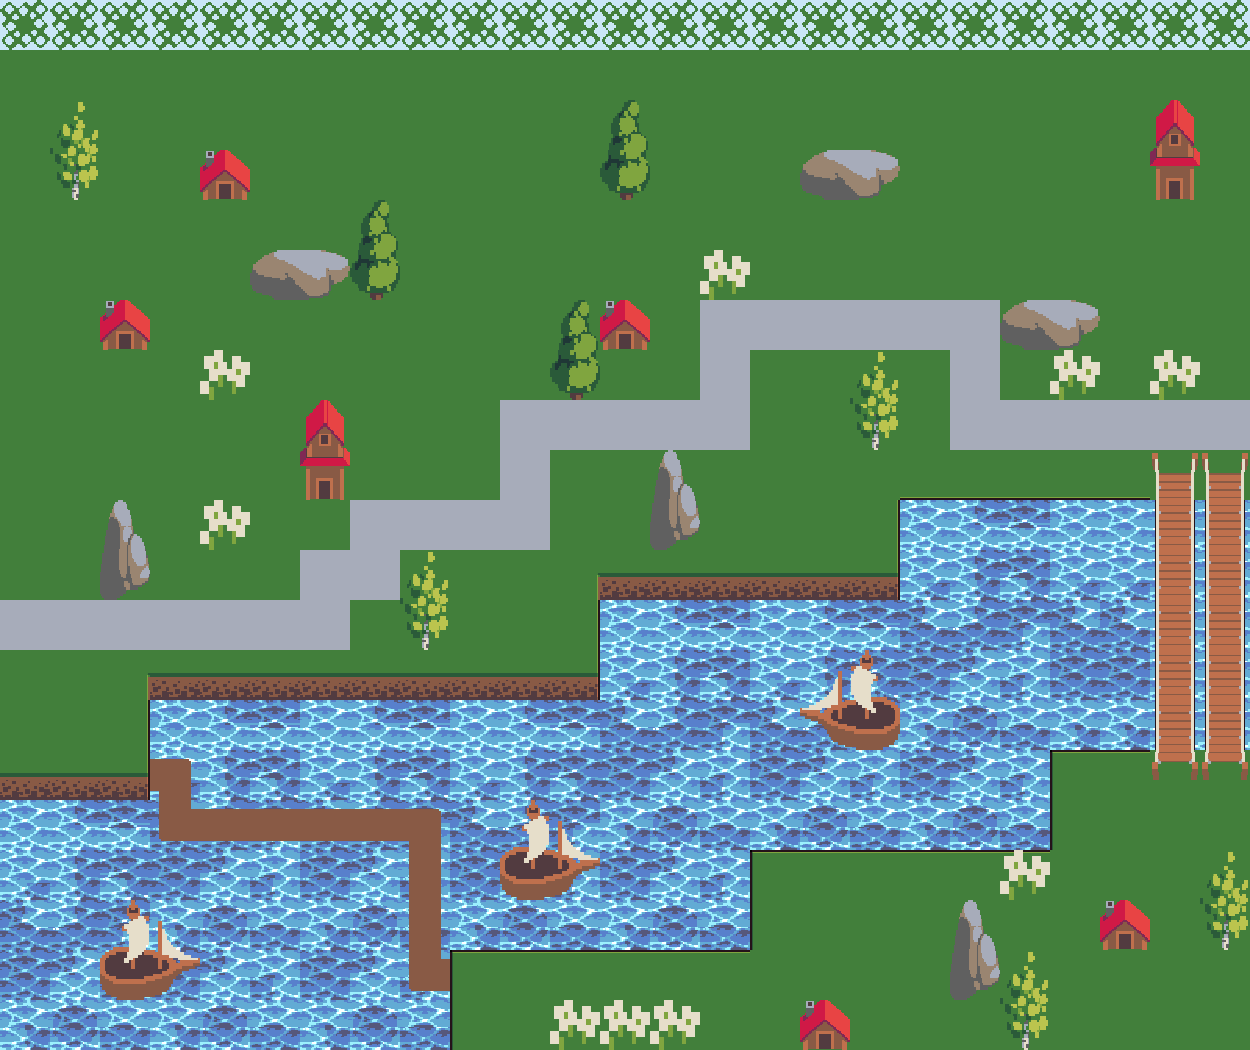

A 2D game scene composited from a Tiled map and its tileset images. What follows is a short description and the map's XML, with every tile layer's data as written:
An orthogonal 25x21 tile map with 50x50 px tiles, 3 tile layers (Слой тайлов 1, Слой тайлов 2, Слой тайлов 3), 10 tilesets.

<map version="1.4" tiledversion="2020.12.18" orientation="orthogonal" renderorder="right-down" width="25" height="21" tilewidth="50" tileheight="50" infinite="0" nextlayerid="7" nextobjectid="1">
 <tileset firstgid="1" source="Map_tiles.tsx" />
 <tileset firstgid="145" source="1.tsx" />
 <tileset firstgid="146" source="4.tsx" />
 <tileset firstgid="148" source="2.tsx" />
 <tileset firstgid="150" source="rock1.tsx" />
 <tileset firstgid="152" source="Ship1.tsx" />
 <tileset firstgid="156" source="tree1.tsx" />
 <tileset firstgid="158" source="tree2.tsx" />
 <tileset firstgid="160" source="10.tsx" />
 <tileset firstgid="161" source="water_2.tsx" />
 <layer id="1" name="Слой тайлов 1" width="25" height="21">
  <data encoding="csv">
89,89,89,89,89,89,89,89,89,89,89,89,89,89,89,89,89,89,89,89,89,89,89,89,89,
17,17,17,17,17,17,17,17,17,17,17,17,17,17,17,17,17,17,17,17,17,17,17,17,17,
17,17,17,17,17,17,17,17,17,17,17,17,17,17,17,17,17,17,17,17,17,17,17,17,17,
17,17,17,17,17,17,17,17,17,17,17,17,17,17,17,17,17,17,17,17,17,17,17,17,17,
17,17,17,17,17,17,17,17,17,17,17,17,17,17,17,17,17,17,17,17,17,17,17,17,17,
17,17,17,17,17,17,17,17,17,17,17,17,17,17,17,17,17,17,17,17,17,17,17,17,17,
17,17,17,17,17,17,17,17,17,17,17,17,17,17,20,20,20,20,20,20,17,17,17,17,17,
17,17,17,17,17,17,17,17,17,17,17,17,17,17,20,17,17,17,17,20,17,17,17,17,17,
17,17,17,17,17,17,17,17,17,17,20,20,20,20,20,17,17,17,17,20,20,20,20,20,20,
17,17,17,17,17,17,17,17,17,17,20,17,17,17,17,17,17,17,1073741829,1073741829,1073741829,1073741829,1073741829,17,17,
17,17,17,17,17,17,17,20,20,20,20,17,17,17,17,17,17,18,1,2,3,1,1,1,1,
17,17,17,17,17,17,20,20,17,17,17,40,29,29,29,29,29,30,13,14,15,13,13,1,1,
20,20,20,20,20,20,20,17,17,17,17,18,1,2,3,1,2,3,25,26,27,25,25,1,1,
17,17,40,29,29,29,29,29,29,29,29,30,13,14,15,13,14,15,37,38,39,37,37,1,1,
17,17,18,1,2,3,1,2,3,1,2,3,25,26,27,25,26,27,49,50,51,49,49,1,1,
29,29,30,13,14,15,13,14,15,13,14,15,37,38,39,37,38,39,37,38,39,4,5,17,17,
1,2,3,25,26,27,25,26,27,25,26,27,49,50,51,49,50,51,49,50,51,16,17,17,17,
13,14,15,37,38,39,37,38,39,37,38,39,37,38,39,4,5,5,5,5,5,17,17,17,17,
25,26,27,49,50,51,49,50,51,49,50,51,49,50,51,16,17,17,17,17,17,17,17,17,17,
37,38,39,37,38,39,37,38,39,4,5,5,5,5,5,17,17,17,17,17,17,17,17,17,17,
49,50,51,49,50,51,49,50,51,16,17,17,17,17,17,17,17,17,17,17,17,17,17,17,17
</data>
 </layer>
 <layer id="3" name="Слой тайлов 2" width="25" height="21">
  <data encoding="csv">
0,0,0,0,0,0,0,0,0,0,0,0,0,0,0,0,0,0,0,0,0,0,0,0,0,
144,144,144,144,144,144,144,144,144,144,144,144,144,144,144,144,144,144,144,144,144,144,144,144,144,
144,158,144,144,144,144,144,144,144,144,144,144,156,144,144,144,144,144,144,144,144,144,144,146,144,
144,159,144,144,145,144,144,144,144,144,144,144,157,144,144,144,148,149,144,144,144,144,144,147,144,
144,144,144,144,144,144,144,156,144,144,144,144,144,144,144,144,144,144,144,144,144,144,144,144,144,
144,144,144,144,144,148,149,157,144,144,144,144,144,144,160,144,144,144,144,144,144,144,144,144,144,
144,144,145,144,144,144,144,144,144,144,144,156,145,144,144,144,144,144,144,144,148,149,144,144,144,
144,144,144,144,160,144,144,144,144,144,144,157,144,144,144,144,144,158,144,144,144,160,144,160,144,
144,144,144,144,144,144,146,144,144,144,144,144,144,144,144,144,144,159,144,144,144,144,144,144,144,
144,144,144,144,144,144,147,144,144,144,144,144,144,150,144,144,144,144,144,144,144,144,144,144,144,
144,144,150,144,160,144,144,144,144,144,144,144,144,151,144,144,144,144,0,0,0,0,0,144,144,
144,144,151,144,144,144,144,144,158,144,144,144,144,144,144,144,144,144,0,0,0,0,0,144,144,
144,144,144,144,144,144,144,144,159,144,144,144,0,0,0,0,0,0,0,0,0,0,0,144,144,
144,144,144,144,144,144,144,144,144,144,144,144,0,0,0,0,2147483801,2147483800,0,0,0,0,0,144,144,
144,144,144,0,0,0,0,0,0,0,0,0,0,0,0,0,2147483803,2147483802,0,0,0,0,0,144,144,
144,144,144,144,0,0,0,0,0,0,0,0,0,0,0,0,0,0,0,0,0,144,144,144,144,
0,0,0,144,144,144,144,144,144,0,152,153,0,0,0,0,0,0,0,0,0,144,144,144,144,
0,0,0,0,0,0,0,0,144,0,154,155,0,0,0,144,144,144,144,144,160,144,144,144,158,
0,0,152,153,0,0,0,0,144,0,0,0,0,0,0,144,144,144,144,150,144,144,145,144,159,
0,0,154,155,0,0,0,0,144,144,144,144,144,144,144,144,144,144,144,151,158,144,144,144,144,
0,0,0,0,0,0,0,0,0,144,144,160,160,160,144,144,145,144,144,144,159,144,144,144,144
</data>
 </layer>
 <layer id="5" name="Слой тайлов 3" width="25" height="21">
  <data encoding="csv">
0,0,0,0,0,0,0,0,0,0,0,0,0,0,0,0,0,0,0,0,0,0,0,0,0,
0,0,0,0,0,0,0,0,0,0,0,0,0,0,0,0,0,0,0,0,0,0,0,0,0,
0,0,0,0,0,0,0,0,0,0,0,0,0,0,0,0,0,0,0,0,0,0,0,0,0,
0,0,0,0,0,0,0,0,0,0,0,0,0,0,0,0,0,0,0,0,0,0,0,0,0,
0,0,0,0,0,0,0,0,0,0,0,0,0,0,0,0,0,0,0,0,0,0,0,0,0,
0,0,0,0,0,0,0,0,0,0,0,0,0,0,0,0,0,0,0,0,0,0,0,0,0,
0,0,0,0,0,0,0,0,0,0,0,0,0,0,0,0,0,0,0,0,0,0,0,0,0,
0,0,0,0,0,0,0,0,0,0,0,0,0,0,0,0,0,0,0,0,0,0,0,0,0,
0,0,0,0,0,0,0,0,0,0,0,0,0,0,0,0,0,0,0,0,0,0,0,0,0,
0,0,0,0,0,0,0,0,0,0,0,0,0,0,0,0,0,0,0,0,0,0,0,130,130,
0,0,0,0,0,0,0,0,0,0,0,0,0,0,0,0,0,0,0,0,0,0,0,131,131,
0,0,0,0,0,0,0,0,0,0,0,0,0,0,0,0,0,0,0,0,0,0,0,131,131,
0,0,0,0,0,0,0,0,0,0,0,0,0,0,0,0,0,0,0,0,0,0,0,131,131,
0,0,0,0,0,0,0,0,0,0,0,0,0,0,0,0,0,0,0,0,0,0,0,131,131,
0,0,0,0,0,0,0,0,0,0,0,0,0,0,0,0,0,0,0,0,0,0,0,131,131,
0,0,0,117,0,0,0,0,0,0,0,0,0,0,0,0,0,0,0,0,0,0,0,132,132,
0,0,0,92,102,102,102,102,117,0,0,0,0,0,0,0,0,0,0,0,0,0,0,0,0,
0,0,0,0,0,0,0,0,113,0,0,0,0,0,0,0,0,0,0,0,0,0,0,0,0,
0,0,144,144,0,0,0,0,113,0,0,0,0,0,0,0,0,0,0,0,0,0,0,0,0,
0,0,144,144,0,0,0,0,92,144,144,0,0,0,0,0,0,0,0,0,0,0,0,0,0,
0,0,0,0,0,0,0,0,0,0,0,0,0,0,0,0,0,0,0,0,0,0,0,0,0
</data>
 </layer>
</map>
